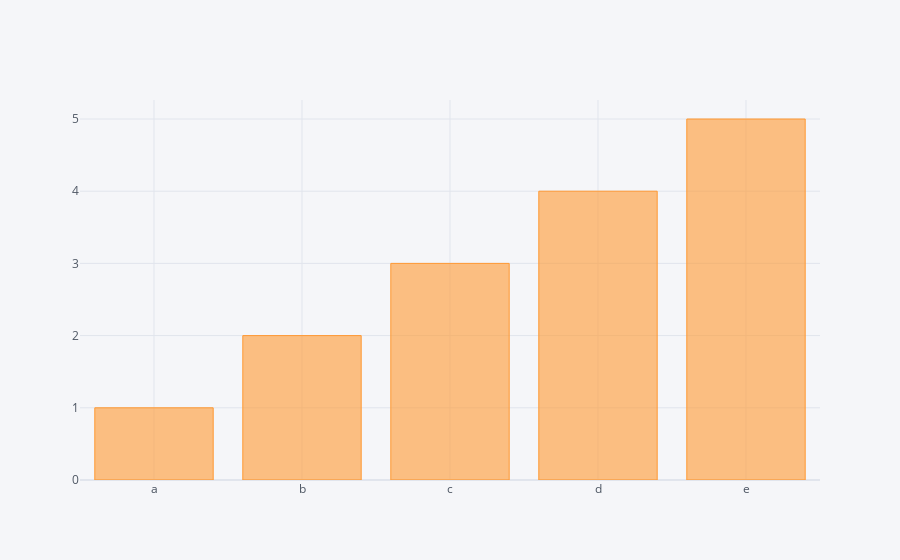

Notebook code for this chart:
### Markdown cell above
Figure plot:

### Code cell
df3.iplot(kind="bar", x="x", y="y")

### Figure 1 — Plotly figure (JSON) as saved in the notebook; plotly's stock layout.template omitted (floating-point values rounded to 4 significant figures)
{"data": [{"marker": {"color": "rgba(255, 153, 51, 0.6)", "line": {"color": "rgba(255, 153, 51, 1.0)", "width": 1}}, "name": "y", "orientation": "v", "text": "", "type": "bar", "x": ["a", "b", "c", "d", "e"], "y": [1, 2, 3, 4, 5]}], "layout": {"legend": {"bgcolor": "#F5F6F9", "font": {"color": "#4D5663"}}, "paper_bgcolor": "#F5F6F9", "plot_bgcolor": "#F5F6F9", "title": {"font": {"color": "#4D5663"}}, "xaxis": {"gridcolor": "#E1E5ED", "showgrid": true, "tickfont": {"color": "#4D5663"}, "title": {"font": {"color": "#4D5663"}, "text": ""}, "zerolinecolor": "#E1E5ED"}, "yaxis": {"gridcolor": "#E1E5ED", "showgrid": true, "tickfont": {"color": "#4D5663"}, "title": {"font": {"color": "#4D5663"}, "text": ""}, "zerolinecolor": "#E1E5ED"}}}
